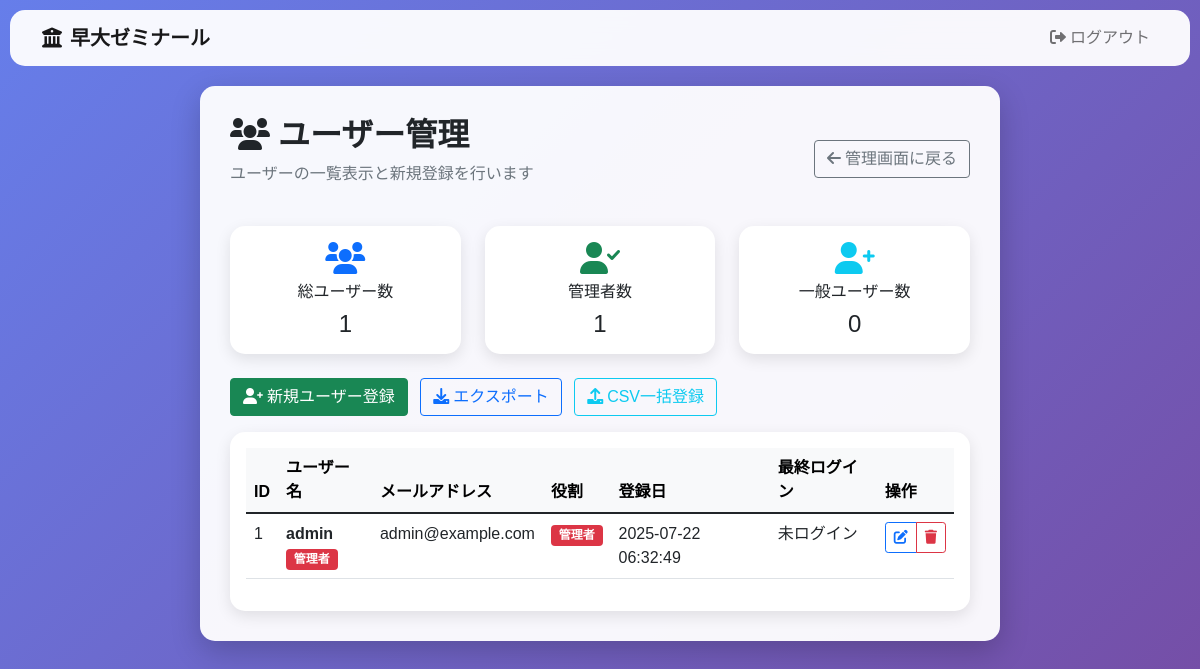
Page /admin/users (signed in) on the committed database.
### tables this page shows
CREATE TABLE users (
            id INTEGER PRIMARY KEY AUTOINCREMENT,
            student_number TEXT UNIQUE NOT NULL,
            username TEXT NOT NULL,
            full_name TEXT,
            email TEXT,
            password_hash TEXT NOT NULL,
            is_admin BOOLEAN DEFAULT FALSE,
            is_active BOOLEAN DEFAULT TRUE,
            last_login TIMESTAMP,
            created_at TIMESTAMP DEFAULT CURRENT_TIMESTAMP
        );

### routes/admin.py (the view)
@admin_bp.route('/admin/users')
@login_required
def admin_users():
    try:
        with get_db_connection() as conn:
            with get_db_cursor(conn) as cur:
                cur.execute('''
                    SELECT id, username, email, is_admin, full_name, created_at, last_login
                    FROM users
                    ORDER BY created_at DESC
                ''')
                users_data = cur.fetchall()
                users = []
                for user_data in users_data:
                    users.append({
                        'id': user_data[0],
                        'username': user_data[1],
                        'email': user_data[2],
                        'role': 'admin' if user_data[3] else 'user',
                        'full_name': user_data[4],
                        'created_at': user_data[5],
                        'last_login': user_data[6]
                    })
                return render_template('admin_users.html', users=users)
    except Exception as e:
        current_app.logger.error(f"ユーザー管理画面エラー: {e}")
        flash('ユーザー管理画面の読み込みに失敗しました', 'error')
        return redirect(url_for('admin.admin'))

### app.py (called while the page is built)
@app.context_processor
def inject_csrf_token():
    return dict(csrf_token=lambda: '')

@login_manager.user_loader
def load_user(user_id):
    try:
        with get_db_connection() as conn:
            with get_db_cursor(conn) as cur:
                cur.execute("SELECT id, username, password_hash, full_name, is_admin FROM users WHERE id = ?", (user_id,))
                user = cur.fetchone()
                if user:
                    return User(*user)
    except Exception as e:
        app.logger.error(f"ユーザー読み込みエラー: {e}")
    return None

@app.context_processor
def inject_timestamp():
    return {'timestamp': int(time.time())}

### utils/db.py (called while the page is built, shortened)
@contextmanager
def get_db_connection():
    db_type = os.getenv('DB_TYPE', 'sqlite')
    if db_type == 'sqlite':
        db_path = os.getenv('DB_PATH', 'flashcards.db')
        conn = None
        try:
            conn = sqlite3.connect(db_path)
            conn.row_factory = sqlite3.Row  # 辞書形式でアクセス可能にする
            yield conn
        finally:
            if conn:
                conn.close()

@contextmanager
def get_db_cursor(conn, cursor_factory=None):
    db_type = os.getenv('DB_TYPE', 'sqlite')
    if db_type == 'sqlite':
        cursor = conn.cursor()
        try:
            yield cursor
        finally:
            cursor.close()

### templates/admin_users.html (shortened to what this page needs)
{% extends "base.html" %}
{% block content %}
<div class="mb-4">
    <div class="d-flex justify-content-between align-items-center">
        <div>
            <h2 class="fw-bold">
                <i class="fas fa-users me-2"></i>ユーザー管理
            </h2>
            <p class="text-muted">ユーザーの一覧表示と新規登録を行います</p>
        </div>
        <div>
            <a href="{{ url_for('admin.admin') }}" class="btn btn-outline-secondary">
                <i class="fas fa-arrow-left me-1"></i>管理画面に戻る
            </a>
        </div>
    </div>
</div>
<div class="row g-4 mb-4">
    <div class="col-md-4">
        <div class="card text-center">
            <div class="card-body">
                <i class="fas fa-users fa-2x text-primary mb-2"></i>
                <h6 class="card-title">総ユーザー数</h6>
                <p class="card-text h4">{{ users|length }}</p>
            </div>
        </div>
    </div>
    <div class="col-md-4">
        <div class="card text-center">
            <div class="card-body">
                <i class="fas fa-user-check fa-2x text-success mb-2"></i>
                <h6 class="card-title">管理者数</h6>
                <p class="card-text h4">{{ users|selectattr('role', 'equalto', 'admin')|list|length }}</p>
            </div>
        </div>
    </div>
    <div class="col-md-4">
        <div class="card text-center">
            <div class="card-body">
                <i class="fas fa-user-plus fa-2x text-info mb-2"></i>
                <h6 class="card-title">一般ユーザー数</h6>
                <p class="card-text h4">{{ users|selectattr('role', 'equalto', 'user')|list|length }}</p>
            </div>
        </div>
    </div>
</div>
<div class="mb-3">
    <button class="btn btn-success me-2" onclick="showAddUserModal()">
        <i class="fas fa-user-plus me-1"></i>新規ユーザー登録
    </button>
    <button class="btn btn-outline-primary me-2" onclick="exportUsers()">
        <i class="fas fa-download me-1"></i>エクスポート
    </button>
    <button class="btn btn-outline-info me-2" onclick="showCsvUserUploadModal()">
        <i class="fas fa-upload me-1"></i>CSV一括登録
    </button>
</div>
<div class="card">
    <div class="card-body">
        <div class="table-responsive">
            <table class="table table-hover">
                <thead class="table-light">
                    <tr>
                        <th>ID</th>
                        <th>ユーザー名</th>
                        <th>メールアドレス</th>
                        <th>役割</th>
                        <th>登録日</th>
                        <th>最終ログイン</th>
                        <th>操作</th>
                    </tr>
                </thead>
                <tbody>
                    {% for user in users %}
                    <tr>
                        <td>{{ user.id }}</td>
                        <td>
                            <div class="fw-bold">{{ user.username }}</div>
                            {% if user.role == 'admin' %}
                                <span class="badge bg-danger">管理者</span>
                            {% endif %}
                        </td>
                        <td>{{ user.email or '未設定' }}</td>
                        <td>
                            {% if user.role == 'admin' %}
                                <span class="badge bg-danger">管理者</span>
                            {% else %}
                                <span class="badge bg-primary">一般ユーザー</span>
                            {% endif %}
                        </td>
                        <td>{{ user.created_at or '不明' }}</td>
                        <td>{{ user.last_login or '未ログイン' }}</td>
                        <td>
                            <div class="btn-group btn-group-sm" role="group">
                                <button class="btn btn-outline-primary" onclick="editUser({{ user.id }})" title="編集">
                                    <i class="fas fa-edit"></i>
                                </button>
                                <button class="btn btn-outline-danger" onclick="deleteUser({{ user.id }})" title="削除">
                                    <i class="fas fa-trash"></i>
                                </button>
                            </div>
                        </td>
                    </tr>
                    {% endfor %}
                </tbody>
            </table>
        </div>
    </div>
</div>
{% endblock %}

### templates/base.html (shortened to what this page needs)
<!DOCTYPE html>
<html lang="ja">
<head>
    <link href="https://cdn.jsdelivr.net/npm/bootstrap@5.1.3/dist/css/bootstrap.min.css" rel="stylesheet">
    <link href="https://cdnjs.cloudflare.com/ajax/libs/font-awesome/6.0.0/css/all.min.css" rel="stylesheet">
</head>
<body>
    <nav class="navbar navbar-expand-lg navbar-light">
        <div class="container">
            <a class="navbar-brand fw-bold" href="{{ url_for('home') }}">
                <i class="fas fa-university me-2"></i>早大ゼミナール
            </a>
            <div class="collapse navbar-collapse" id="navbarNav">
                <ul class="navbar-nav ms-auto">
                    {% if current_user.is_authenticated %}
                        <li class="nav-item">
                            <a class="nav-link" href="{{ url_for('auth.logout') }}">
                                <i class="fas fa-sign-out-alt me-1"></i>ログアウト
                            </a>
                        </li>
                    {% endif %}
                </ul>
            </div>
        </div>
    </nav>
    <div class="container">
        <div class="main-container">
            {% block content %}{% endblock %}
        </div>
    </div>
</body>
</html>

### templates/base.html (style rules this page uses)
body { background: linear-gradient(135deg, #667eea 0%, #764ba2 100%); min-height: 100vh; font-family: 'Hiragino Kaku Gothic ProN', 'Yu Gothic', sans-serif; }
.main-container { background: rgba(255, 255, 255, 0.95); border-radius: 15px; box-shadow: 0 10px 30px rgba(0, 0, 0, 0.2); margin: 20px auto; padding: 30px; max-width: 800px; }
.card { border: none; border-radius: 15px; box-shadow: 0 5px 15px rgba(0, 0, 0, 0.1); transition: all 0.3s ease; }
.navbar { background: rgba(255, 255, 255, 0.95) !important; backdrop-filter: blur(10px); border-radius: 15px; margin: 10px; }

### rows in the picture
users: id "1", username "admin", email "admin@example.com", created_at "2025-07-22 06:32:49", last_login "未ログイン"

### other values in the picture
{{ users|length }} "1"
{{ users|selectattr('role', 'equalto', 'admin')|list|length }} "1"
{{ users|selectattr('role', 'equalto', 'user')|list|length }} "0"
